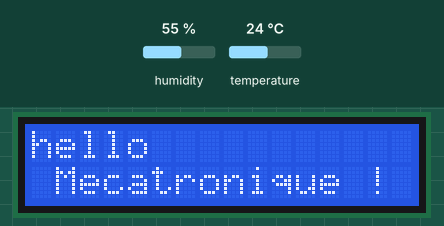
A sketch run on a simulated Arduino Uno, built with avr-gcc and run on an emulated ATmega328P. Parts: 16×2 character LCD. Inputs (shaded band) come from the test bench; at power-on: humidity 55 %, temperature 24 °C. What the sketch prints to the serial monitor is not drawn.

Above: at 1.2 s.
1.3 s: humidity set to 22 %
At 5.3 s:
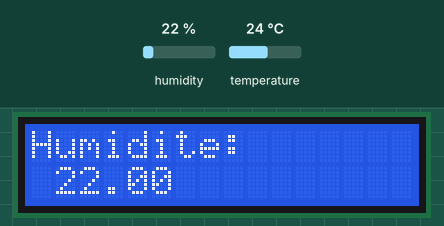
9.6 s: temperature set to 12 °C
At 15.3 s:
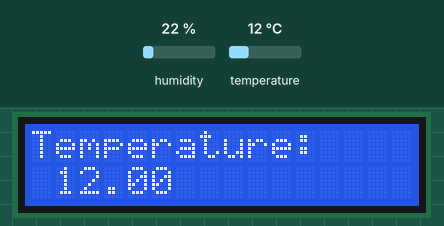
17.7 s: humidity set to 40 %
At 23.5 s:
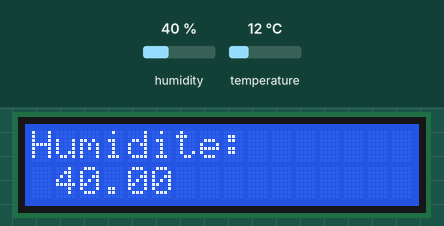
25.8 s: temperature set to 19 °C
At 26.6 s:
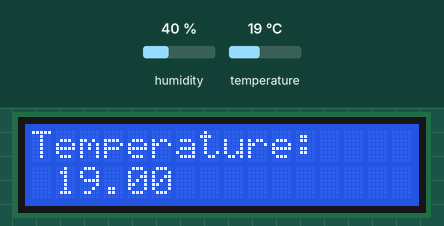
Timing chart, 0 to 28.8 s (numbered marks = the images above; inputs shaded):
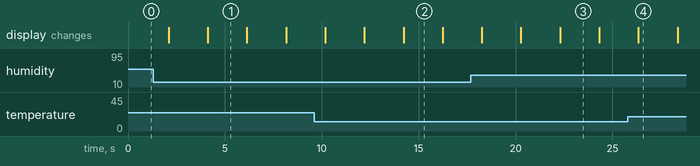

The sketch:

LCD_DHT11.ino
```cpp
/*
  LiquidCrystal Library - Hello World

 This sketch prints "Hello World!" to the LCD
 and shows the time.

  The circuit:
 url: https://www.tinkercad.com/things/b2wqoxpBhVR-copy-of-lcd-without-pot/editel?tenant=circuits
 * A pin to 5v / 220ohm
 * K pin to GND
 * LCD RS pin to digital pin 12
 * LCD Enable pin to digital pin 11
 * LCD D4 pin to digital pin 5
 * LCD D5 pin to digital pin 4
 * LCD D6 pin to digital pin 3
 * LCD D7 pin to digital pin 2
 * LCD R/W pin to ground
 * LCD VSS pin to ground
 * LCD VCC/vdd pin to 5V
 * 10K resistor:
 * ends to +5V and ground
 * wiper to LCD VO pin (pin 3) - 1k/440ohm

  http://www.arduino.cc/en/Tutorial/LiquidCrystal
 */

// include the library code:
#include <LiquidCrystal.h>
#include <DHT.h>
// initialize the library with the numbers of the interface pins
LiquidCrystal lcd(12, 11, 5, 4, 3, 2);
DHT dht11_1(6,DHT11);

void setup() {
  // set up the LCD's number of columns and rows:
  Serial.begin(9600);
  lcd.begin(16, 2);
  dht11_1.begin();
}
float getTemp(DHT dht_temp){
    float tempC = dht_temp.readTemperature();
    if (isnan(tempC)){
      Serial.println("\n Failed to read temperature from DHT sensor!");
    } else {
      Serial.print("Temperature: ");
      Serial.print(tempC);
      Serial.print("°C");
      return(tempC);
    }
    return(0);
}
float getHumi(DHT dht_humi){
    float humi = dht_humi.readHumidity();
    if (isnan(humi)){
      Serial.println("\n Failed to read humidity from DHT sensor!");
    } else {
      Serial.print(" Humidity: ");
      Serial.print(humi);
      Serial.println("%");
      return(humi);
    }
    return(0);
}
void loop() {
  // set the cursor to column 0, line 1
  // (note: line 1 is the second row, since counting begins with 0):
  lcd.setCursor(0, 0);
  lcd.print( "hello");
  lcd.setCursor(1,1);
  lcd.print("Mecatronique !");
  delay(2000);
  lcd.clear();
  lcd.setCursor(0, 0);
  lcd.print("Temperature: ");
  lcd.setCursor(1,1);
  lcd.print(getTemp(dht11_1));
  delay(2000);
  lcd.clear();
  lcd.setCursor(0, 0);
  lcd.print("Humidite: ");
  lcd.setCursor(1,1);
  lcd.print(getHumi(dht11_1));
  delay(2000);
  lcd.clear();

}
 
```

Measured:
- what the display in image 1 shows lasts 2.0 s, from 4.1 s to 6.1 s
